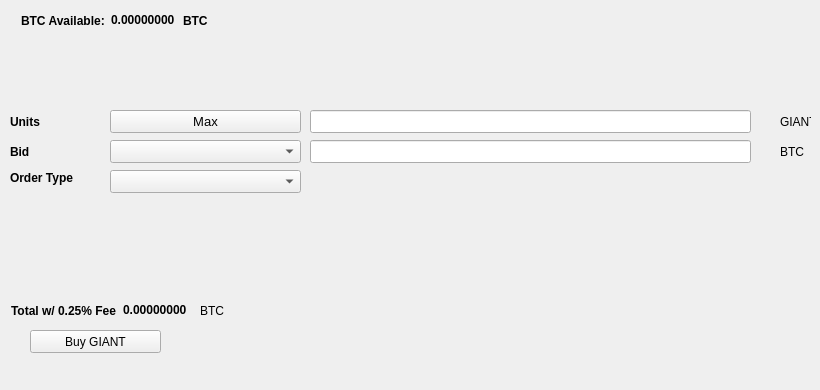
   <widget class="QWidget" name="BuyTab">
    <attribute name="title">
     <string>Buy</string>
    </attribute>
    <widget class="QPushButton" name="BuyGIANT">
     <property name="geometry">
      <rect>
       <x>30</x>
       <y>330</y>
       <width>131</width>
       <height>23</height>
      </rect>
     </property>
     <property name="text">
      <string>Buy GIANT</string>
     </property>
     <property name="icon">
      <iconset resource="../giant.qrc">
       <normaloff>:/icons/bitcoin</normaloff>:/icons/bitcoin</iconset>
     </property>
    </widget>
    <widget class="QLabel" name="label_3">
     <property name="geometry">
      <rect>
       <x>10</x>
       <y>110</y>
       <width>46</width>
       <height>23</height>
      </rect>
     </property>
     <property name="font">
      <font>
       <weight>75</weight>
       <bold>true</bold>
      </font>
     </property>
     <property name="text">
      <string>Units</string>
     </property>
    </widget>
    <widget class="QLineEdit" name="UnitsInput">
     <property name="geometry">
      <rect>
       <x>310</x>
       <y>110</y>
       <width>441</width>
       <height>23</height>
      </rect>
     </property>
     <property name="font">
      <font>
       <pointsize>9</pointsize>
       <weight>75</weight>
       <bold>true</bold>
      </font>
     </property>
    </widget>
    <widget class="QLineEdit" name="BuyBidPriceEdit">
     <property name="geometry">
      <rect>
       <x>310</x>
       <y>140</y>
       <width>441</width>
       <height>23</height>
      </rect>
     </property>
     <property name="font">
      <font>
       <pointsize>9</pointsize>
       <weight>75</weight>
       <bold>true</bold>
      </font>
     </property>
    </widget>
    <widget class="QLabel" name="label_4">
     <property name="geometry">
      <rect>
       <x>780</x>
       <y>110</y>
       <width>31</width>
       <height>23</height>
      </rect>
     </property>
     <property name="text">
      <string>GIANT</string>
     </property>
    </widget>
    <widget class="QLabel" name="label_5">
     <property name="geometry">
      <rect>
       <x>780</x>
       <y>140</y>
       <width>31</width>
       <height>23</height>
      </rect>
     </property>
     <property name="text">
      <string>BTC</string>
     </property>
    </widget>
    <widget class="QLabel" name="label_6">
     <property name="geometry">
      <rect>
       <x>10</x>
       <y>140</y>
       <width>46</width>
       <height>23</height>
      </rect>
     </property>
     <property name="font">
      <font>
       <weight>75</weight>
       <bold>true</bold>
      </font>
     </property>
     <property name="text">
      <string>Bid</string>
     </property>
    </widget>
    <widget class="QLabel" name="label_7">
     <property name="geometry">
      <rect>
       <x>10</x>
       <y>170</y>
       <width>91</width>
       <height>16</height>
      </rect>
     </property>
     <property name="font">
      <font>
       <weight>75</weight>
       <bold>true</bold>
      </font>
     </property>
     <property name="text">
      <string>Order Type</string>
     </property>
    </widget>
    <widget class="QPushButton" name="Buy_Max_Amount">
     <property name="geometry">
      <rect>
       <x>110</x>
       <y>110</y>
       <width>191</width>
       <height>23</height>
      </rect>
     </property>
     <property name="font">
      <font>
       <pointsize>10</pointsize>
      </font>
     </property>
     <property name="text">
      <string>Max</string>
     </property>
    </widget>
    <widget class="QComboBox" name="BuyBidcomboBox">
     <property name="geometry">
      <rect>
       <x>110</x>
       <y>140</y>
       <width>191</width>
       <height>23</height>
      </rect>
     </property>
     <property name="font">
      <font>
       <pointsize>10</pointsize>
      </font>
     </property>
    </widget>
    <widget class="QComboBox" name="buyOrdertypeCombo">
     <property name="geometry">
      <rect>
       <x>110</x>
       <y>170</y>
       <width>191</width>
       <height>23</height>
      </rect>
     </property>
     <property name="font">
      <font>
       <pointsize>10</pointsize>
      </font>
     </property>
    </widget>
    <widget class="QWidget" name="layoutWidget1">
     <property name="geometry">
      <rect>
       <x>21</x>
       <y>11</y>
       <width>227</width>
       <height>19</height>
      </rect>
     </property>
     <layout class="QHBoxLayout" name="horizontalLayout_3">
      <item>
       <widget class="QLabel" name="label232">
        <property name="font">
         <font>
          <weight>75</weight>
          <bold>true</bold>
         </font>
        </property>
        <property name="text">
         <string>BTC Available:</string>
        </property>
       </widget>
      </item>
      <item>
       <widget class="QLabel" name="BtcAvailableLbl">
        <property name="palette">
         <palette>
          <active>
           <colorrole role="WindowText">
            <brush brushstyle="SolidPattern">
             <color alpha="255">
              <red>0</red>
              <green>0</green>
              <blue>0</blue>
             </color>
            </brush>
           </colorrole>
           <colorrole role="Button">
            <brush brushstyle="SolidPattern">
             <color alpha="255">
              <red>0</red>
              <green>170</green>
              <blue>0</blue>
             </color>
            </brush>
           </colorrole>
           <colorrole role="Light">
            <brush brushstyle="SolidPattern">
             <color alpha="255">
              <red>0</red>
              <green>255</green>
              <blue>0</blue>
             </color>
            </brush>
           </colorrole>
           <colorrole role="Midlight">
            <brush brushstyle="SolidPattern">
             <color alpha="255">
              <red>0</red>
              <green>212</green>
              <blue>0</blue>
             </color>
            </brush>
           </colorrole>
           <colorrole role="Dark">
            <brush brushstyle="SolidPattern">
             <color alpha="255">
              <red>0</red>
              <green>85</green>
              <blue>0</blue>
             </color>
            </brush>
           </colorrole>
           <colorrole role="Mid">
            <brush brushstyle="SolidPattern">
             <color alpha="255">
              <red>0</red>
              <green>113</green>
              <blue>0</blue>
             </color>
            </brush>
           </colorrole>
           <colorrole role="Text">
            <brush brushstyle="SolidPattern">
             <color alpha="255">
              <red>0</red>
              <green>170</green>
              <blue>0</blue>
             </color>
            </brush>
           </colorrole>
           <colorrole role="BrightText">
            <brush brushstyle="SolidPattern">
             <color alpha="255">
              <red>255</red>
              <green>255</green>
              <blue>255</blue>
             </color>
            </brush>
           </colorrole>
           <colorrole role="ButtonText">
            <brush brushstyle="SolidPattern">
             <color alpha="255">
              <red>0</red>
              <green>0</green>
              <blue>0</blue>
             </color>
            </brush>
           </colorrole>
           <colorrole role="Base">
            <brush brushstyle="SolidPattern">
             <color alpha="255">
              <red>255</red>
              <green>255</green>
              <blue>255</blue>
             </color>
            </brush>
           </colorrole>
           <colorrole role="Window">
            <brush brushstyle="SolidPattern">
             <color alpha="255">
              <red>0</red>
              <green>170</green>
              <blue>0</blue>
             </color>
            </brush>
           </colorrole>
           <colorrole role="Shadow">
            <brush brushstyle="SolidPattern">
             <color alpha="255">
              <red>0</red>
              <green>0</green>
              <blue>0</blue>
             </color>
            </brush>
           </colorrole>
           <colorrole role="AlternateBase">
            <brush brushstyle="SolidPattern">
             <color alpha="255">
              <red>127</red>
              <green>212</green>
              <blue>127</blue>
             </color>
            </brush>
           </colorrole>
           <colorrole role="ToolTipBase">
            <brush brushstyle="SolidPattern">
             <color alpha="255">
              <red>255</red>
              <green>255</green>
              <blue>220</blue>
             </color>
            </brush>
           </colorrole>
           <colorrole role="ToolTipText">
            <brush brushstyle="SolidPattern">
             <color alpha="255">
              <red>0</red>
              <green>0</green>
              <blue>0</blue>
             </color>
            </brush>
           </colorrole>
          </active>
          <inactive>
           <colorrole role="WindowText">
            <brush brushstyle="SolidPattern">
             <color alpha="255">
              <red>0</red>
              <green>0</green>
              <blue>0</blue>
             </color>
            </brush>
           </colorrole>
           <colorrole role="Button">
            <brush brushstyle="SolidPattern">
             <color alpha="255">
              <red>0</red>
              <green>170</green>
              <blue>0</blue>
             </color>
            </brush>
           </colorrole>
           <colorrole role="Light">
            <brush brushstyle="SolidPattern">
             <color alpha="255">
              <red>0</red>
              <green>255</green>
              <blue>0</blue>
             </color>
            </brush>
           </colorrole>
           <colorrole role="Midlight">
            <brush brushstyle="SolidPattern">
             <color alpha="255">
              <red>0</red>
              <green>212</green>
              <blue>0</blue>
             </color>
            </brush>
           </colorrole>
           <colorrole role="Dark">
            <brush brushstyle="SolidPattern">
             <color alpha="255">
              <red>0</red>
              <green>85</green>
              <blue>0</blue>
             </color>
            </brush>
           </colorrole>
           <colorrole role="Mid">
            <brush brushstyle="SolidPattern">
             <color alpha="255">
              <red>0</red>
              <green>113</green>
              <blue>0</blue>
             </color>
            </brush>
           </colorrole>
           <colorrole role="Text">
            <brush brushstyle="SolidPattern">
             <color alpha="255">
              <red>0</red>
              <green>170</green>
              <blue>0</blue>
             </color>
            </brush>
           </colorrole>
           <colorrole role="BrightText">
            <brush brushstyle="SolidPattern">
             <color alpha="255">
              <red>255</red>
              <green>255</green>
              <blue>255</blue>
             </color>
            </brush>
           </colorrole>
           <colorrole role="ButtonText">
            <brush brushstyle="SolidPattern">
             <color alpha="255">
              <red>0</red>
              <green>0</green>
              <blue>0</blue>
             </color>
            </brush>
           </colorrole>
           <colorrole role="Base">
            <brush brushstyle="SolidPattern">
             <color alpha="255">
              <red>255</red>
              <green>255</green>
              <blue>255</blue>
             </color>
            </brush>
           </colorrole>
           <colorrole role="Window">
            <brush brushstyle="SolidPattern">
             <color alpha="255">
              <red>0</red>
              <green>170</green>
              <blue>0</blue>
             </color>
            </brush>
           </colorrole>
           <colorrole role="Shadow">
            <brush brushstyle="SolidPattern">
             <color alpha="255">
              <red>0</red>
              <green>0</green>
              <blue>0</blue>
             </color>
            </brush>
           </colorrole>
           <colorrole role="AlternateBase">
            <brush brushstyle="SolidPattern">
             <color alpha="255">
              <red>127</red>
              <green>212</green>
              <blue>127</blue>
             </color>
            </brush>
           </colorrole>
           <colorrole role="ToolTipBase">
            <brush brushstyle="SolidPattern">
             <color alpha="255">
              <red>255</red>
              <green>255</green>
              <blue>220</blue>
             </color>
            </brush>
           </colorrole>
           <colorrole role="ToolTipText">
            <brush brushstyle="SolidPattern">
             <color alpha="255">
              <red>0</red>
              <green>0</green>
              <blue>0</blue>
             </color>
            </brush>
           </colorrole>
          </inactive>
          <disabled>
           <colorrole role="WindowText">
            <brush brushstyle="SolidPattern">
             <color alpha="255">
              <red>0</red>
              <green>85</green>
              <blue>0</blue>
             </color>
            </brush>
           </colorrole>
           <colorrole role="Button">
            <brush brushstyle="SolidPattern">
             <color alpha="255">
              <red>0</red>
              <green>170</green>
              <blue>0</blue>
             </color>
            </brush>
           </colorrole>
           <colorrole role="Light">
            <brush brushstyle="SolidPattern">
             <color alpha="255">
              <red>0</red>
              <green>255</green>
              <blue>0</blue>
             </color>
            </brush>
           </colorrole>
           <colorrole role="Midlight">
            <brush brushstyle="SolidPattern">
             <color alpha="255">
              <red>0</red>
              <green>212</green>
              <blue>0</blue>
             </color>
            </brush>
           </colorrole>
           <colorrole role="Dark">
            <brush brushstyle="SolidPattern">
             <color alpha="255">
              <red>0</red>
              <green>85</green>
              <blue>0</blue>
             </color>
            </brush>
           </colorrole>
           <colorrole role="Mid">
            <brush brushstyle="SolidPattern">
             <color alpha="255">
              <red>0</red>
              <green>113</green>
              <blue>0</blue>
             </color>
            </brush>
           </colorrole>
           <colorrole role="Text">
            <brush brushstyle="SolidPattern">
             <color alpha="255">
              <red>0</red>
              <green>85</green>
              <blue>0</blue>
             </color>
            </brush>
           </colorrole>
           <colorrole role="BrightText">
            <brush brushstyle="SolidPattern">
             <color alpha="255">
              <red>255</red>
              <green>255</green>
              <blue>255</blue>
             </color>
            </brush>
           </colorrole>
           <colorrole role="ButtonText">
            <brush brushstyle="SolidPattern">
             <color alpha="255">
              <red>0</red>
              <green>85</green>
              <blue>0</blue>
             </color>
            </brush>
           </colorrole>
           <colorrole role="Base">
            <brush brushstyle="SolidPattern">
             <color alpha="255">
              <red>0</red>
              <green>170</green>
              <blue>0</blue>
             </color>
            </brush>
           </colorrole>
           <colorrole role="Window">
            <brush brushstyle="SolidPattern">
             <color alpha="255">
              <red>0</red>
              <green>170</green>
              <blue>0</blue>
             </color>
            </brush>
           </colorrole>
           <colorrole role="Shadow">
            <brush brushstyle="SolidPattern">
             <color alpha="255">
              <red>0</red>
              <green>0</green>
              <blue>0</blue>
             </color>
            </brush>
           </colorrole>
           <colorrole role="AlternateBase">
            <brush brushstyle="SolidPattern">
             <color alpha="255">
              <red>0</red>
              <green>170</green>
              <blue>0</blue>
             </color>
            </brush>
           </colorrole>
           <colorrole role="ToolTipBase">
            <brush brushstyle="SolidPattern">
             <color alpha="255">
              <red>255</red>
              <green>255</green>
              <blue>220</blue>
             </color>
            </brush>
           </colorrole>
           <colorrole role="ToolTipText">
            <brush brushstyle="SolidPattern">
             <color alpha="255">
              <red>0</red>
              <green>0</green>
              <blue>0</blue>
             </color>
            </brush>
           </colorrole>
          </disabled>
         </palette>
        </property>
        <property name="font">
         <font>
          <weight>75</weight>
          <bold>true</bold>
         </font>
        </property>
        <property name="text">
         <string>0.00000000</string>
        </property>
        <property name="textInteractionFlags">
         <set>Qt::LinksAccessibleByMouse|Qt::TextSelectableByKeyboard|Qt::TextSelectableByMouse</set>
        </property>
       </widget>
      </item>
      <item>
       <widget class="QLabel" name="BtcAvailableLbl_2">
        <property name="font">
         <font>
          <weight>75</weight>
          <bold>true</bold>
         </font>
        </property>
        <property name="text">
         <string>BTC</string>
        </property>
       </widget>
      </item>
     </layout>
    </widget>
    <widget class="QWidget" name="layoutWidge2">
     <property name="geometry">
      <rect>
       <x>11</x>
       <y>301</y>
       <width>259</width>
       <height>19</height>
      </rect>
     </property>
     <layout class="QHBoxLayout" name="horizontalLayout_4">
      <item>
       <widget class="QLabel" name="label_9">
        <property name="font">
         <font>
          <weight>75</weight>
          <bold>true</bold>
         </font>
        </property>
        <property name="text">
         <string>Total w/ 0.25% Fee</string>
        </property>
       </widget>
      </item>
      <item>
       <widget class="QLabel" name="BuyCostLabel">
        <property name="palette">
         <palette>
          <active>
           <colorrole role="WindowText">
            <brush brushstyle="SolidPattern">
             <color alpha="255">
              <red>0</red>
              <green>0</green>
              <blue>0</blue>
             </color>
            </brush>
           </colorrole>
           <colorrole role="Button">
            <brush brushstyle="SolidPattern">
             <color alpha="255">
              <red>0</red>
              <green>170</green>
              <blue>0</blue>
             </color>
            </brush>
           </colorrole>
           <colorrole role="Light">
            <brush brushstyle="SolidPattern">
             <color alpha="255">
              <red>0</red>
              <green>255</green>
              <blue>0</blue>
             </color>
            </brush>
           </colorrole>
           <colorrole role="Midlight">
            <brush brushstyle="SolidPattern">
             <color alpha="255">
              <red>0</red>
              <green>212</green>
              <blue>0</blue>
             </color>
            </brush>
           </colorrole>
           <colorrole role="Dark">
            <brush brushstyle="SolidPattern">
             <color alpha="255">
              <red>0</red>
              <green>85</green>
              <blue>0</blue>
             </color>
            </brush>
           </colorrole>
           <colorrole role="Mid">
            <brush brushstyle="SolidPattern">
             <color alpha="255">
              <red>0</red>
              <green>113</green>
              <blue>0</blue>
             </color>
            </brush>
           </colorrole>
           <colorrole role="Text">
            <brush brushstyle="SolidPattern">
             <color alpha="255">
              <red>0</red>
              <green>170</green>
              <blue>0</blue>
             </color>
            </brush>
           </colorrole>
           <colorrole role="BrightText">
            <brush brushstyle="SolidPattern">
             <color alpha="255">
              <red>255</red>
              <green>255</green>
              <blue>255</blue>
             </color>
            </brush>
           </colorrole>
           <colorrole role="ButtonText">
            <brush brushstyle="SolidPattern">
             <color alpha="255">
              <red>0</red>
              <green>0</green>
              <blue>0</blue>
             </color>
            </brush>
           </colorrole>
           <colorrole role="Base">
            <brush brushstyle="SolidPattern">
             <color alpha="255">
              <red>255</red>
              <green>255</green>
              <blue>255</blue>
             </color>
            </brush>
           </colorrole>
           <colorrole role="Window">
            <brush brushstyle="SolidPattern">
             <color alpha="255">
              <red>0</red>
              <green>170</green>
              <blue>0</blue>
             </color>
            </brush>
           </colorrole>
           <colorrole role="Shadow">
            <brush brushstyle="SolidPattern">
             <color alpha="255">
              <red>0</red>
              <green>0</green>
              <blue>0</blue>
             </color>
            </brush>
           </colorrole>
           <colorrole role="AlternateBase">
            <brush brushstyle="SolidPattern">
             <color alpha="255">
              <red>127</red>
              <green>212</green>
              <blue>127</blue>
             </color>
            </brush>
           </colorrole>
           <colorrole role="ToolTipBase">
            <brush brushstyle="SolidPattern">
             <color alpha="255">
              <red>255</red>
              <green>255</green>
              <blue>220</blue>
             </color>
            </brush>
           </colorrole>
           <colorrole role="ToolTipText">
            <brush brushstyle="SolidPattern">
             <color alpha="255">
              <red>0</red>
              <green>0</green>
              <blue>0</blue>
             </color>
            </brush>
           </colorrole>
          </active>
          <inactive>
           <colorrole role="WindowText">
            <brush brushstyle="SolidPattern">
             <color alpha="255">
              <red>0</red>
              <green>0</green>
              <blue>0</blue>
             </color>
            </brush>
           </colorrole>
           <colorrole role="Button">
            <brush brushstyle="SolidPattern">
             <color alpha="255">
              <red>0</red>
              <green>170</green>
              <blue>0</blue>
             </color>
            </brush>
           </colorrole>
           <colorrole role="Light">
            <brush brushstyle="SolidPattern">
             <color alpha="255">
              <red>0</red>
              <green>255</green>
              <blue>0</blue>
             </color>
            </brush>
           </colorrole>
           <colorrole role="Midlight">
            <brush brushstyle="SolidPattern">
             <color alpha="255">
              <red>0</red>
              <green>212</green>
              <blue>0</blue>
             </color>
            </brush>
           </colorrole>
           <colorrole role="Dark">
            <brush brushstyle="SolidPattern">
             <color alpha="255">
              <red>0</red>
              <green>85</green>
              <blue>0</blue>
             </color>
            </brush>
           </colorrole>
           <colorrole role="Mid">
            <brush brushstyle="SolidPattern">
             <color alpha="255">
              <red>0</red>
              <green>113</green>
              <blue>0</blue>
             </color>
            </brush>
           </colorrole>
           <colorrole role="Text">
            <brush brushstyle="SolidPattern">
             <color alpha="255">
              <red>0</red>
              <green>170</green>
              <blue>0</blue>
             </color>
            </brush>
           </colorrole>
           <colorrole role="BrightText">
            <brush brushstyle="SolidPattern">
             <color alpha="255">
              <red>255</red>
              <green>255</green>
              <blue>255</blue>
             </color>
            </brush>
           </colorrole>
           <colorrole role="ButtonText">
            <brush brushstyle="SolidPattern">
             <color alpha="255">
              <red>0</red>
              <green>0</green>
              <blue>0</blue>
             </color>
            </brush>
           </colorrole>
           <colorrole role="Base">
            <brush brushstyle="SolidPattern">
             <color alpha="255">
              <red>255</red>
              <green>255</green>
              <blue>255</blue>
             </color>
            </brush>
           </colorrole>
           <colorrole role="Window">
            <brush brushstyle="SolidPattern">
             <color alpha="255">
              <red>0</red>
              <green>170</green>
              <blue>0</blue>
             </color>
            </brush>
           </colorrole>
           <colorrole role="Shadow">
            <brush brushstyle="SolidPattern">
             <color alpha="255">
              <red>0</red>
              <green>0</green>
              <blue>0</blue>
             </color>
            </brush>
           </colorrole>
           <colorrole role="AlternateBase">
            <brush brushstyle="SolidPattern">
             <color alpha="255">
              <red>127</red>
              <green>212</green>
              <blue>127</blue>
             </color>
            </brush>
           </colorrole>
           <colorrole role="ToolTipBase">
            <brush brushstyle="SolidPattern">
             <color alpha="255">
              <red>255</red>
              <green>255</green>
              <blue>220</blue>
             </color>
            </brush>
           </colorrole>
           <colorrole role="ToolTipText">
            <brush brushstyle="SolidPattern">
             <color alpha="255">
              <red>0</red>
              <green>0</green>
              <blue>0</blue>
             </color>
            </brush>
           </colorrole>
          </inactive>
          <disabled>
           <colorrole role="WindowText">
            <brush brushstyle="SolidPattern">
             <color alpha="255">
              <red>0</red>
              <green>85</green>
              <blue>0</blue>
             </color>
            </brush>
           </colorrole>
           <colorrole role="Button">
            <brush brushstyle="SolidPattern">
             <color alpha="255">
              <red>0</red>
              <green>170</green>
              <blue>0</blue>
             </color>
            </brush>
           </colorrole>
           <colorrole role="Light">
            <brush brushstyle="SolidPattern">
             <color alpha="255">
              <red>0</red>
              <green>255</green>
              <blue>0</blue>
             </color>
            </brush>
           </colorrole>
           <colorrole role="Midlight">
            <brush brushstyle="SolidPattern">
             <color alpha="255">
              <red>0</red>
              <green>212</green>
              <blue>0</blue>
             </color>
            </brush>
           </colorrole>
           <colorrole role="Dark">
            <brush brushstyle="SolidPattern">
             <color alpha="255">
              <red>0</red>
              <green>85</green>
              <blue>0</blue>
             </color>
            </brush>
           </colorrole>
           <colorrole role="Mid">
            <brush brushstyle="SolidPattern">
             <color alpha="255">
              <red>0</red>
              <green>113</green>
              <blue>0</blue>
             </color>
            </brush>
           </colorrole>
           <colorrole role="Text">
            <brush brushstyle="SolidPattern">
             <color alpha="255">
              <red>0</red>
              <green>85</green>
              <blue>0</blue>
             </color>
            </brush>
           </colorrole>
           <colorrole role="BrightText">
            <brush brushstyle="SolidPattern">
             <color alpha="255">
              <red>255</red>
              <green>255</green>
              <blue>255</blue>
             </color>
            </brush>
           </colorrole>
           <colorrole role="ButtonText">
            <brush brushstyle="SolidPattern">
             <color alpha="255">
              <red>0</red>
              <green>85</green>
              <blue>0</blue>
             </color>
            </brush>
           </colorrole>
           <colorrole role="Base">
            <brush brushstyle="SolidPattern">
             <color alpha="255">
              <red>0</red>
              <green>170</green>
              <blue>0</blue>
             </color>
            </brush>
           </colorrole>
           <colorrole role="Window">
            <brush brushstyle="SolidPattern">
             <color alpha="255">
              <red>0</red>
              <green>170</green>
              <blue>0</blue>
             </color>
            </brush>
           </colorrole>
           <colorrole role="Shadow">
            <brush brushstyle="SolidPattern">
             <color alpha="255">
              <red>0</red>
              <green>0</green>
              <blue>0</blue>
             </color>
            </brush>
           </colorrole>
           <colorrole role="AlternateBase">
            <brush brushstyle="SolidPattern">
             <color alpha="255">
              <red>0</red>
              <green>170</green>
              <blue>0</blue>
             </color>
            </brush>
           </colorrole>
           <colorrole role="ToolTipBase">
            <brush brushstyle="SolidPattern">
             <color alpha="255">
              <red>255</red>
              <green>255</green>
              <blue>220</blue>
             </color>
            </brush>
           </colorrole>
           <colorrole role="ToolTipText">
            <brush brushstyle="SolidPattern">
             <color alpha="255">
              <red>0</red>
              <green>0</green>
              <blue>0</blue>
             </color>
            </brush>
           </colorrole>
          </disabled>
         </palette>
        </property>
        <property name="font">
         <font>
          <weight>75</weight>
          <bold>true</bold>
         </font>
        </property>
        <property name="autoFillBackground">
         <bool>false</bool>
        </property>
        <property name="text">
         <string>0.00000000</string>
        </property>
        <property name="textInteractionFlags">
         <set>Qt::LinksAccessibleByMouse|Qt::TextSelectableByMouse</set>
        </property>
       </widget>
      </item>
      <item>
       <widget class="QLabel" name="label_10">
        <property name="font">
         <font>
          <weight>50</weight>
          <bold>false</bold>
         </font>
        </property>
        <property name="text">
         <string>BTC</string>
        </property>
       </widget>
      </item>
     </layout>
    </widget>
    <widget class="QLabel" name="label_24">
     <property name="geometry">
      <rect>
       <x>460</x>
       <y>300</y>
       <width>281</width>
       <height>81</height>
      </rect>
     </property>
     <property name="text">
      <string/>
     </property>
     <property name="pixmap">
      <pixmap>:/images/bittrex</pixmap>
     </property>
    </widget>
   </widget>
